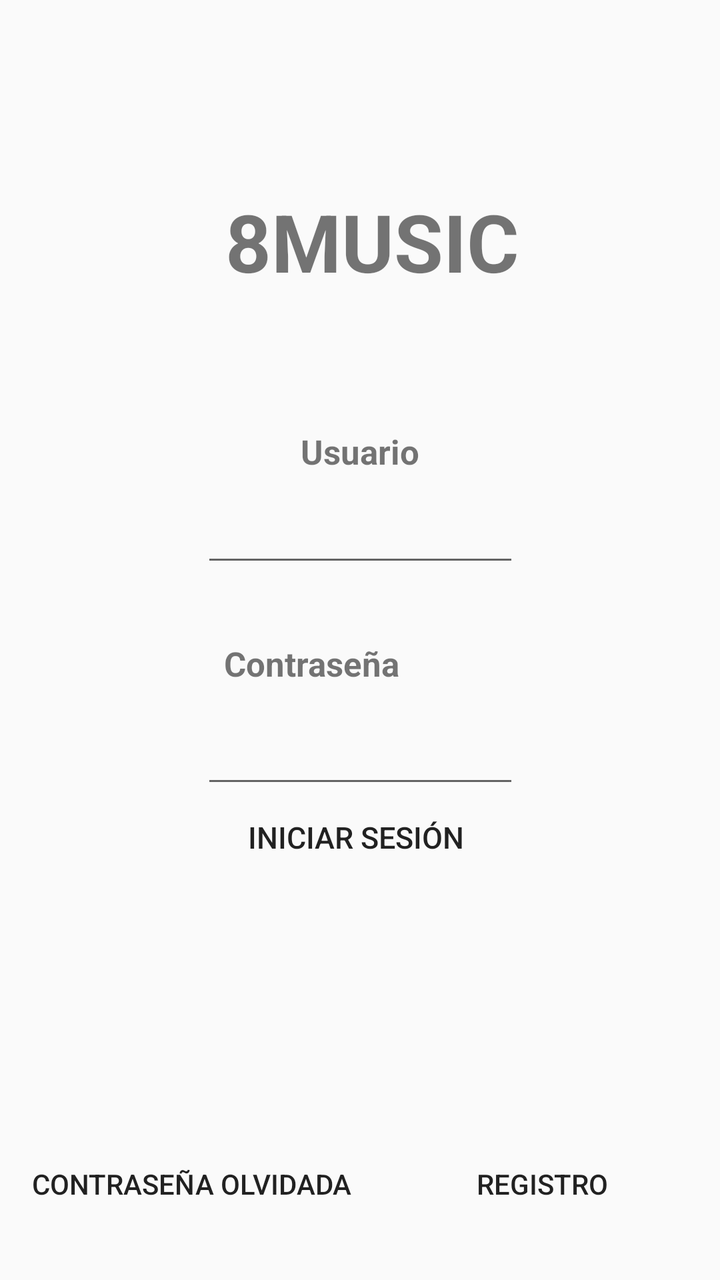
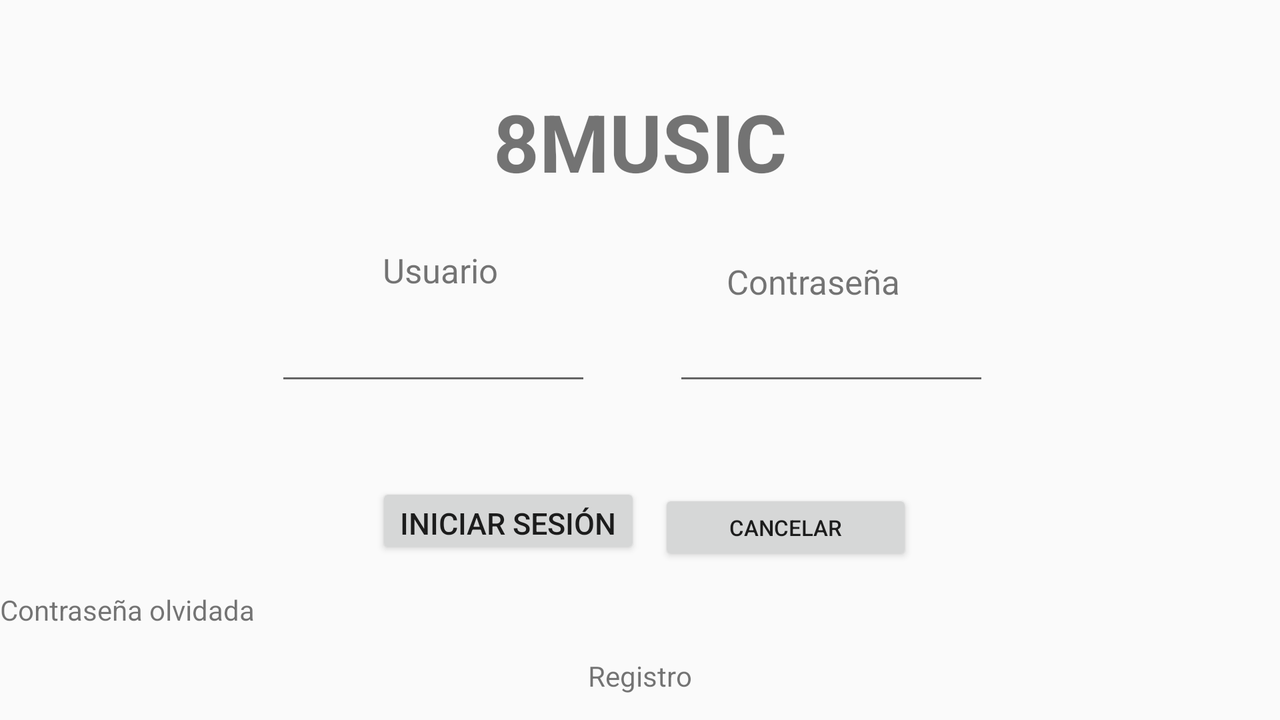

The same Android screen from two of the app's own layout files: first res/layout/ as a phone draws it, then the author's variant for another configuration, drawn on a device whose configuration selects that folder. Both files follow.
<!-- AndroidManifest.xml: application theme AppTheme -->
<!-- res/layout/activity_main.xml -->
<?xml version="1.0" encoding="utf-8"?>
<android.support.constraint.ConstraintLayout xmlns:android="http://schemas.android.com/apk/res/android"
    xmlns:app="http://schemas.android.com/apk/res-auto"
    xmlns:tools="http://schemas.android.com/tools"
    android:id="@+id/linearLayout"
    android:layout_width="match_parent"
    android:layout_height="match_parent"
    android:orientation="vertical">

    <TextView
        android:id="@+id/textViewMain8MUSIC"
        android:layout_width="wrap_content"
        android:layout_height="wrap_content"
        android:layout_alignParentTop="true"
        android:layout_centerHorizontal="true"
        android:layout_marginStart="138dp"
        android:layout_marginLeft="138dp"
        android:layout_marginTop="94dp"
        android:layout_marginEnd="126dp"
        android:layout_marginRight="126dp"
        android:layout_marginBottom="67dp"
        android:text="8MUSIC"
        android:textSize="40sp"
        android:textStyle="bold"
        app:layout_constraintBottom_toTopOf="@+id/textViewMainUsuario"
        app:layout_constraintEnd_toEndOf="parent"
        app:layout_constraintStart_toStartOf="parent"
        app:layout_constraintTop_toTopOf="parent" />

    <TextView
        android:id="@+id/textViewMainUsuario"
        android:layout_width="wrap_content"
        android:layout_height="wrap_content"
        android:layout_alignParentTop="true"
        android:layout_centerHorizontal="true"
        android:layout_marginStart="176dp"
        android:layout_marginLeft="176dp"
        android:layout_marginEnd="176dp"
        android:layout_marginRight="176dp"
        android:text="Usuario"
        android:textSize="17sp"
        android:textStyle="bold"
        app:layout_constraintBottom_toTopOf="@+id/editTextMainUsuario"
        app:layout_constraintEnd_toEndOf="parent"
        app:layout_constraintStart_toStartOf="parent"
        app:layout_constraintTop_toBottomOf="@+id/textViewMain8MUSIC" />

    <EditText
        android:id="@+id/editTextMainUsuario"
        android:layout_width="159dp"
        android:layout_height="wrap_content"
        android:layout_alignParentTop="true"
        android:layout_centerHorizontal="true"
        android:layout_marginStart="126dp"
        android:layout_marginLeft="126dp"
        android:layout_marginTop="10dp"
        android:layout_marginEnd="126dp"
        android:layout_marginRight="126dp"
        android:layout_marginBottom="20dp"
        android:ems="10"
        android:inputType="textPersonName"
        app:layout_constraintBottom_toTopOf="@+id/TextViewMainContraseña"
        app:layout_constraintEnd_toEndOf="parent"
        app:layout_constraintStart_toStartOf="parent"
        app:layout_constraintTop_toBottomOf="@+id/textViewMainUsuario" />

    <TextView
        android:id="@+id/TextViewMainContraseña"
        android:layout_width="wrap_content"
        android:layout_height="wrap_content"
        android:layout_below="@+id/editTextMainUsuario"
        android:layout_centerHorizontal="true"
        android:layout_marginTop="12dp"
        android:layout_marginEnd="160dp"
        android:layout_marginRight="160dp"
        android:text="Contraseña"
        android:textSize="17sp"
        android:textStyle="bold"
        app:layout_constraintBottom_toTopOf="@+id/editTextMainContraseña"
        app:layout_constraintEnd_toEndOf="parent"
        app:layout_constraintTop_toBottomOf="@+id/editTextMainUsuario" />

    <EditText
        android:id="@+id/editTextMainContraseña"
        android:layout_width="159dp"
        android:layout_height="46dp"
        android:layout_alignParentTop="true"
        android:layout_centerHorizontal="true"
        android:layout_marginStart="126dp"
        android:layout_marginLeft="126dp"
        android:layout_marginTop="10dp"
        android:layout_marginEnd="126dp"
        android:layout_marginRight="126dp"
        android:ems="10"
        android:inputType="textPassword"
        app:layout_constraintBottom_toTopOf="@+id/buttonMainIniciarSesion"
        app:layout_constraintEnd_toEndOf="parent"
        app:layout_constraintStart_toStartOf="parent"
        app:layout_constraintTop_toBottomOf="@+id/TextViewMainContraseña" />

    <Button
        android:id="@+id/buttonMainIniciarSesion"
        android:layout_width="155dp"
        android:layout_height="39dp"
        android:layout_alignParentBottom="true"
        android:layout_centerHorizontal="true"
        android:layout_marginStart="126dp"
        android:layout_marginLeft="126dp"
        android:layout_marginEnd="130dp"
        android:layout_marginRight="130dp"
        android:background="@android:color/transparent"
        android:text="@string/boton1"
        android:textSize="15sp"
        app:layout_constraintEnd_toEndOf="parent"
        app:layout_constraintStart_toStartOf="parent"
        app:layout_constraintTop_toBottomOf="@+id/editTextMainContraseña" />

    <Button
        android:id="@+id/buttonMainRegistro"
        android:layout_width="175dp"
        android:layout_height="wrap_content"
        android:layout_alignParentStart="true"
        android:layout_alignParentLeft="true"
        android:layout_alignParentTop="true"
        android:layout_marginStart="4dp"
        android:layout_marginLeft="4dp"
        android:layout_marginEnd="16dp"
        android:layout_marginRight="16dp"
        android:layout_marginBottom="24dp"
        android:background="@android:color/transparent"
        android:text="Registro"
        app:layout_constraintBottom_toBottomOf="parent"
        app:layout_constraintEnd_toEndOf="parent"
        app:layout_constraintStart_toEndOf="@+id/buttonMainContraseñaOlvidada" />

    <Button
        android:id="@+id/buttonMainContraseñaOlvidada"
        android:layout_width="wrap_content"
        android:layout_height="wrap_content"
        android:layout_alignTop="@+id/buttonMainRegistro"
        android:layout_alignParentEnd="true"
        android:layout_alignParentRight="true"
        android:layout_marginStart="30dp"
        android:layout_marginLeft="30dp"
        android:layout_marginTop="180dp"
        android:layout_marginEnd="4dp"
        android:layout_marginRight="4dp"
        android:layout_marginBottom="24dp"
        android:background="@android:color/transparent"
        android:text="Contraseña olvidada"
        app:layout_constraintBottom_toBottomOf="parent"
        app:layout_constraintEnd_toStartOf="@+id/buttonMainRegistro"
        app:layout_constraintStart_toStartOf="parent"
        app:layout_constraintTop_toBottomOf="@+id/buttonMainIniciarSesion"
        app:layout_constraintVertical_bias="1.0" />
</android.support.constraint.ConstraintLayout>
<!-- resources referenced by this layout -->
<resources>
  <string name="boton1">Iniciar sesión</string>
  <style name="AppTheme" parent="Theme.AppCompat.Light.NoActionBar">
          
          <item name="colorPrimary">@color/colorPrimary</item>
          <item name="colorPrimaryDark">@color/colorPrimaryDark</item>
          <item name="colorAccent">@color/colorAccent</item>
      </style>
</resources>
<!-- res/layout-land/activity_main.xml (the author's variant of the layout above) -->
<!-- drawn on the phone turned sideways -->
<?xml version="1.0" encoding="utf-8"?>
<android.support.constraint.ConstraintLayout xmlns:android="http://schemas.android.com/apk/res/android"
    xmlns:app="http://schemas.android.com/apk/res-auto"
    xmlns:tools="http://schemas.android.com/tools"
    android:id="@+id/linearLayout2"
    android:layout_width="match_parent"
    android:layout_height="match_parent"
    android:orientation="vertical"
    tools:context=".MainActivity" >

    <TextView
        android:id="@+id/textViewMain8MUSIC"
        android:layout_width="wrap_content"
        android:layout_height="wrap_content"
        android:layout_alignParentTop="true"
        android:layout_centerHorizontal="true"
        android:layout_marginTop="44dp"
        android:layout_marginBottom="32dp"
        android:text="8MUSIC"
        android:textSize="40sp"
        android:textStyle="bold"
        app:layout_constraintBottom_toTopOf="@+id/TextViewMainContraseña"
        app:layout_constraintEnd_toEndOf="parent"
        app:layout_constraintStart_toStartOf="parent"
        app:layout_constraintTop_toTopOf="parent" />

    <TextView
        android:id="@+id/textViewMainUsuario"
        android:layout_width="wrap_content"
        android:layout_height="wrap_content"
        android:layout_alignParentTop="true"
        android:layout_marginStart="205dp"
        android:layout_marginLeft="205dp"
        android:layout_marginTop="130dp"
        android:layout_marginEnd="128dp"
        android:layout_marginRight="128dp"
        android:layout_marginBottom="23dp"
        android:layout_toStartOf="@+id/editTextMainUsuario"
        android:text="Usuario"
        android:textSize="17sp"
        app:layout_constraintBottom_toTopOf="@+id/editTextMainUsuario"
        app:layout_constraintEnd_toStartOf="@+id/TextViewMainContraseña"
        app:layout_constraintStart_toStartOf="parent"
        app:layout_constraintTop_toTopOf="parent" />

    <EditText
        android:id="@+id/editTextMainUsuario"
        android:layout_width="158dp"
        android:layout_height="35dp"
        android:layout_alignParentTop="true"
        android:layout_alignParentEnd="true"
        android:layout_alignParentRight="true"
        android:layout_marginStart="159dp"
        android:layout_marginLeft="159dp"
        android:layout_marginEnd="41dp"
        android:layout_marginRight="41dp"
        android:ems="10"
        android:inputType="textPersonName"
        app:layout_constraintBottom_toBottomOf="parent"
        app:layout_constraintEnd_toStartOf="@+id/editTextMainContraseña"
        app:layout_constraintStart_toStartOf="parent"
        app:layout_constraintTop_toTopOf="parent" />

    <TextView
        android:id="@+id/TextViewMainContraseña"
        android:layout_width="wrap_content"
        android:layout_height="wrap_content"
        android:layout_below="@+id/editTextMainUsuario"
        android:layout_alignStart="@+id/textViewMainUsuario"
        android:layout_marginTop="32dp"
        android:text="Contraseña"
        android:textSize="17sp"
        app:layout_constraintEnd_toEndOf="parent"
        app:layout_constraintHorizontal_bias="0.657"
        app:layout_constraintStart_toStartOf="parent"
        app:layout_constraintTop_toBottomOf="@+id/textViewMain8MUSIC" />

    <EditText
        android:id="@+id/editTextMainContraseña"
        android:layout_width="158dp"
        android:layout_height="35dp"
        android:layout_alignParentTop="true"
        android:layout_marginEnd="167dp"
        android:layout_marginRight="167dp"
        android:layout_toStartOf="@+id/buttonMainContraseñaOlvidada"
        android:ems="10"
        android:inputType="textPersonName"
        app:layout_constraintBottom_toBottomOf="parent"
        app:layout_constraintEnd_toEndOf="parent"
        app:layout_constraintStart_toEndOf="@+id/editTextMainUsuario"
        app:layout_constraintTop_toTopOf="parent" />

    <Button
        android:id="@+id/buttonMainIniciarSesion"
        android:layout_width="wrap_content"
        android:layout_height="38dp"
        android:layout_alignParentBottom="true"
        android:layout_marginTop="50dp"
        android:layout_marginBottom="16dp"
        android:layout_toEndOf="@+id/textViewMain8MUSIC"
        android:text="@string/boton1"
        android:textSize="15sp"
        app:layout_constraintBottom_toTopOf="@+id/buttonMainContraseñaOlvidada"
        app:layout_constraintEnd_toEndOf="parent"
        app:layout_constraintHorizontal_bias="0.37"
        app:layout_constraintStart_toStartOf="parent"
        app:layout_constraintTop_toBottomOf="@+id/editTextMainUsuario" />

    <Button
        android:id="@+id/button2"
        android:layout_width="127dp"
        android:layout_height="38dp"
        android:layout_alignParentBottom="true"
        android:layout_marginStart="23dp"
        android:layout_marginLeft="23dp"
        android:layout_marginTop="50dp"
        android:layout_marginEnd="198dp"
        android:layout_marginRight="198dp"
        android:layout_marginBottom="16dp"
        android:layout_toEndOf="@+id/buttonMainRegistro"
        android:text="Cancelar"
        android:textSize="11sp"
        app:layout_constraintBottom_toTopOf="@+id/buttonMainContraseñaOlvidada"
        app:layout_constraintEnd_toEndOf="parent"
        app:layout_constraintStart_toEndOf="@+id/buttonMainIniciarSesion"
        app:layout_constraintTop_toBottomOf="@+id/editTextMainContraseña" />

    <TextView
        android:id="@+id/buttonMainContraseñaOlvidada"
        android:layout_width="wrap_content"
        android:layout_height="wrap_content"
        android:layout_alignTop="@+id/buttonMainRegistro"
        android:layout_alignParentEnd="true"
        android:layout_alignParentRight="true"
        android:layout_marginBottom="52dp"
        android:text="Contraseña olvidada"
        app:layout_constraintBottom_toBottomOf="parent"
        app:layout_constraintTop_toBottomOf="@+id/buttonMainIniciarSesion"
        tools:layout_editor_absoluteX="277dp" />

    <TextView
        android:id="@+id/buttonMainRegistro"
        android:layout_width="wrap_content"
        android:layout_height="wrap_content"
        android:layout_alignParentStart="true"
        android:layout_alignParentLeft="true"
        android:layout_alignParentTop="true"

        android:layout_marginTop="17dp"
        android:layout_marginBottom="16dp"
        android:text="Registro"
        app:layout_constraintBottom_toBottomOf="parent"
        app:layout_constraintEnd_toEndOf="parent"
        app:layout_constraintStart_toStartOf="parent"
        app:layout_constraintTop_toBottomOf="@+id/buttonMainContraseñaOlvidada" />
</android.support.constraint.ConstraintLayout>
